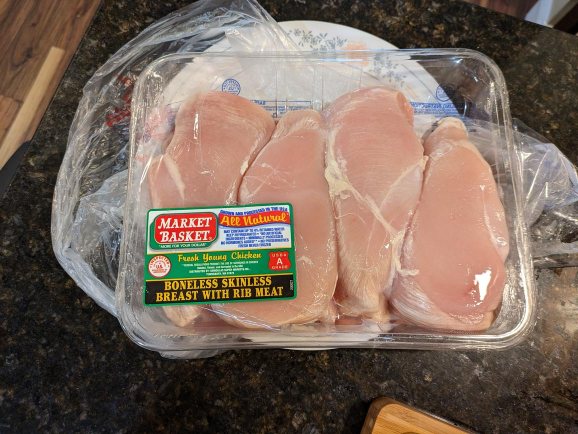
#> input picture assets/Scaled/PXL_20241016_211728185.jpg, 1156 x 868 px (shown at 1/2 size); its folder holds only this picture in this run
$ python scale.py
#> lines starting #> are read from the running program, lines starting #| are printed output that depends on the picture
# https://chat.openai.com/share/2dedcf53-d4b9-4779-8981-26cd45b0581e

# HOW TO USE
# When downloading a photo, temporarily add it to the /assets/Scaled photo, then run the script
# This will only scale the images in the Scaled photo
# Do not run twice, or the photo will be scaled down again
# Then, move from the folder to the desired location
# I could have had it where it renames all photos with a "_scaled" on the end (commented out below)
# But then I would have had to change the images in every single post file to reflect this
# Plus, then when going through the images to chamge, it would still have to loop through every single image file
# Just skipping over the ones already scaled
# Which would be slow
# This way it's more efficient, and only goes through the exact photos it needs to

import os
from PIL import Image

os.system('cls')

def scale_images_in_directory(directory):
    for root, dirs, files in os.walk(directory):
        for filename in files:
            if filename.endswith("_scaled.jpg") or filename.endswith("_scaled.JPG"):
                continue
            elif filename.endswith(".jpg") or filename.endswith(".JPG"):
                filepath = os.path.join(root, filename)
                try:
                    img = Image.open(filepath)
#> img is the input picture: PIL image 1156x868 RGB; mean R, G, B 122.9, 104.7, 92.1

                    # Check for EXIF orientation and rotate if necessary
                    exif = img._getexif()
                    if exif:
                        orientation = exif.get(0x0112)
                        if orientation == 3:
                            img = img.rotate(180, expand=True)
                        elif orientation == 6:
                            img = img.rotate(270, expand=True)
                        elif orientation == 8:
                            img = img.rotate(90, expand=True)

                    # Resize the image
                    width, height = img.size
#> width = 1156; height = 868
                    new_width = int(width * 0.25)
#> new_width = 289
                    new_height = int(height * 0.25)
#> new_height = 217
                    resized_img = img.resize((new_width, new_height), Image.LANCZOS)
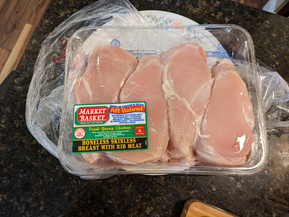
#> resized_img: PIL image 289x217 RGB; mean R, G, B 123, 104.7, 92.1
                    # filepath = filepath[0:-4] + "_scaled.jpg"
                    resized_img.save(filepath)
                    print(f"{filename} scaled successfully")
                except Exception as e:
                    print(f"Error scaling {filename}: {e}")

# Replace 'path_to_your_directory' with the path to the directory containing your JPG images
# directory_path = r'C:\Users\mets1\Documents\website\assets\Scaled'
directory_path = r'C:\Users\mets1\Documents\GitHub\pscally1005.github.io\assets\Scaled'
scale_images_in_directory(directory_path)

$ run again, on assets/Scaled/PXL_20241017_001224821.jpg
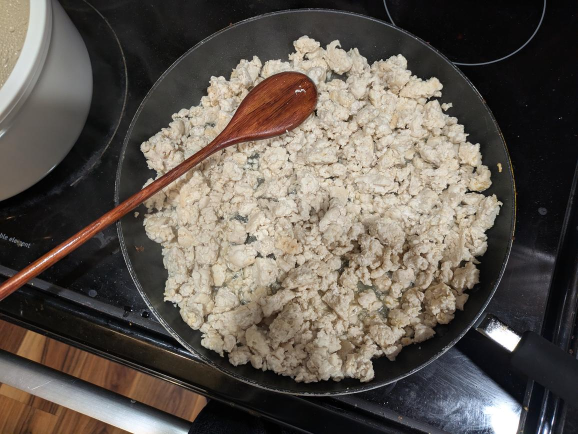
#> input picture assets/Scaled/PXL_20241017_001224821.jpg, 1156 x 868 px (shown at 1/2 size)
#> in scale_images_in_directory, img is the input picture: PIL image 1156x868 RGB; mean R, G, B 96.5, 88.8, 80.9
#> in scale_images_in_directory, `resized_img = img.resize((new_width, new_height), Image.LANCZOS)`:
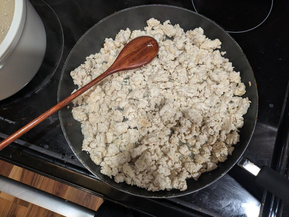
#> resized_img: PIL image 289x217 RGB; mean R, G, B 96.5, 88.8, 80.9

$ run again, on assets/Scaled/PXL_20241017_001925339.jpg
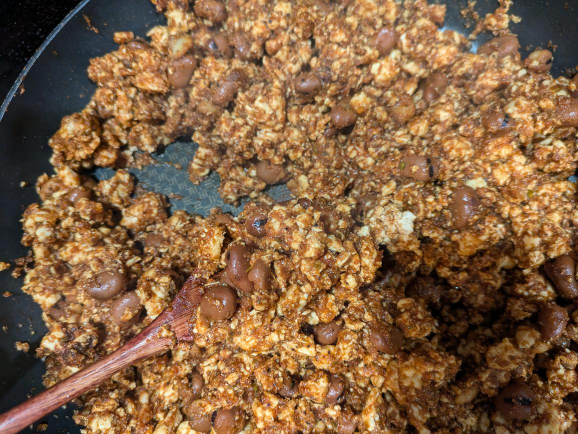
#> input picture assets/Scaled/PXL_20241017_001925339.jpg, 1156 x 868 px (shown at 1/2 size)
#> in scale_images_in_directory, img is the input picture: PIL image 1156x868 RGB; mean R, G, B 133, 98.6, 66.2
#> in scale_images_in_directory, `resized_img = img.resize((new_width, new_height), Image.LANCZOS)`:
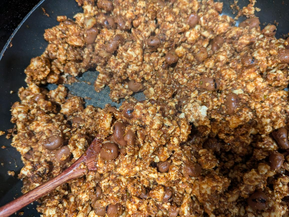
#> resized_img: PIL image 289x217 RGB; mean R, G, B 133, 98.6, 66.2

$ run again, on assets/Scaled/PXL_20241017_001932860.PORTRAIT.ORIGINAL.jpg
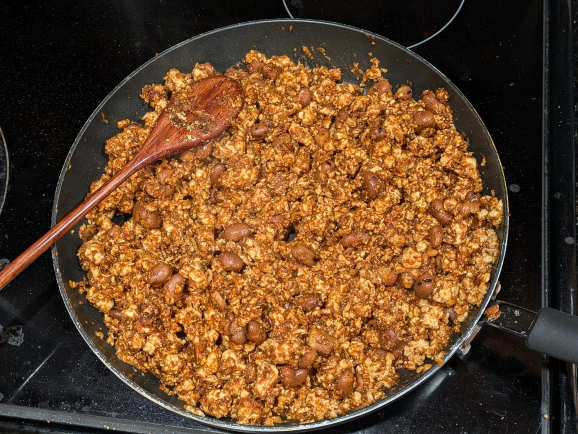
#> input picture assets/Scaled/PXL_20241017_001932860.PORTRAIT.ORIGINAL.jpg, 1156 x 868 px (shown at 1/2 size)
#> in scale_images_in_directory, img is the input picture: PIL image 1156x868 RGB; mean R, G, B 102.4, 69.2, 39.5
#> in scale_images_in_directory, `resized_img = img.resize((new_width, new_height), Image.LANCZOS)`:
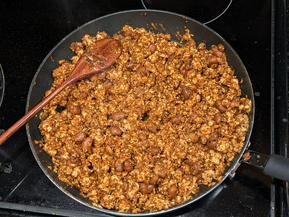
#> resized_img: PIL image 289x217 RGB; mean R, G, B 102.4, 69.2, 39.5

$ run again, on assets/Scaled/PXL_20241016_213143097.jpg
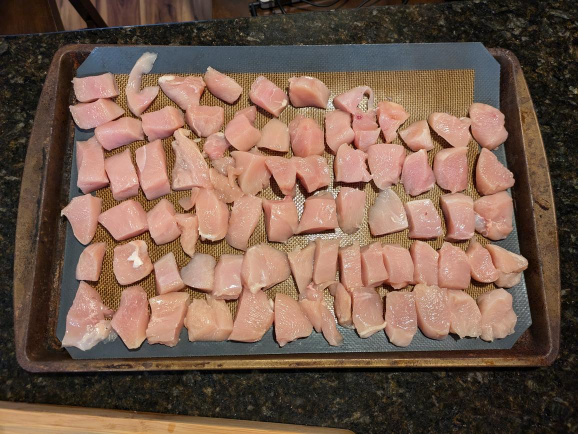
#> input picture assets/Scaled/PXL_20241016_213143097.jpg, 1156 x 868 px (shown at 1/2 size)
#> in scale_images_in_directory, img is the input picture: PIL image 1156x868 RGB; mean R, G, B 117.6, 91.6, 76.5
#> in scale_images_in_directory, `resized_img = img.resize((new_width, new_height), Image.LANCZOS)`:
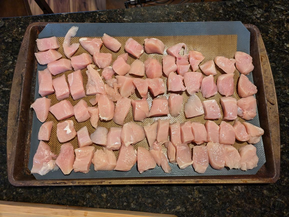
#> resized_img: PIL image 289x217 RGB; mean R, G, B 117.6, 91.6, 76.5
